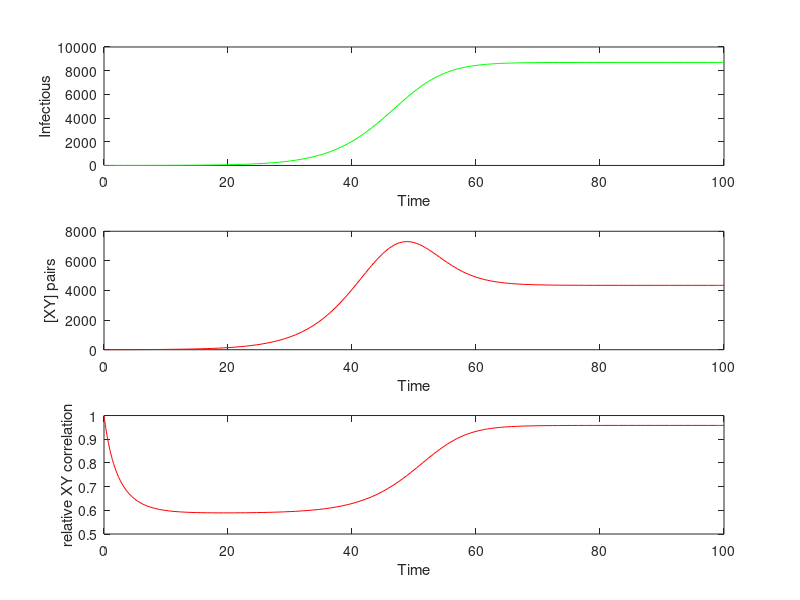

The MATLAB script that drew this image:
function [t,X,Y] = Program_7_8(n,tau,gamma,Y0,N0,MaxTime)
%
% 
%
% Program_7_8( n, tau, gamma, Y0, N0, MaxTime)
%      This is the MATLAB version of program 7.8 from page 285 of 
% "Modeling Infectious Disease in humans and animals" 
% by Keeling & Rohani.
% 
% It is the pairwise approximation to the SIS model on a random network of
% N individuals, each with n contacts.
% 
% Initially it is assumed that there is no correlation between infected and
% susceptible individuals in the network. 
%

% Sets up default parameters if necessary.
if nargin == 0
   n=4;
   tau=0.1;
   gamma=0.05;
   Y0=1;
   N0=10000;
   MaxTime=100;
end
X0=N0-Y0;

% Checks all the parameters are valid
CheckGreater(tau,0,'beta');
CheckGreaterOrEqual(gamma,0,'gamma');
CheckGreater(n,0,'nu');
CheckGreater(N0,0,'N0');
CheckGreater(Y0,0,'Y0');
CheckGreaterOrEqual(X0,0,'X0=N0-Y0');

X=X0; XY=n*Y0*X0/N0; 

% The main iteration 
options = odeset('RelTol', 1e-4);
[t, pop]=ode45(@Diff_7_8,[0 MaxTime],[X XY] ,options,n, tau, gamma, N0);

X=pop(:,1); XY=pop(:,2); Y=N0-X;

% plots the graphs 
subplot(3,1,1)
h=plot(t,Y,'-g');
xlabel 'Time';
ylabel 'Infectious'

subplot(3,1,2) 
h=plot(t,XY,'-r');
xlabel 'Time';
ylabel '[XY] pairs'

% this last graph is the effective reduction in transmission due to the
% negative spatial correlations between susceptibles and infecteds.
subplot(3,1,3) 
h=plot(t,XY./(n*X.*Y/N0),'-r');
xlabel 'Time';
ylabel 'relative XY correlation'




% Calculates the differential rates used in the integration.
function dPop=Diff_7_8(t,pop, n, tau, gamma, N)

X=pop(1); XY=pop(2);

dPop=zeros(2,1);

% Taken from Box 7.4

dPop(1)= gamma*(N-X) - tau*XY;
dPop(2)= tau*(n-1)*(n*X-XY)*XY/(n*X) + gamma*(n*N-n*X-XY) - tau*XY - tau*(n-1)*XY*XY/(n*X) - gamma*XY;


% Does a simple check on the value
function []=CheckGreaterOrEqual(Parameter, Value, str)

if Parameter<Value
    error('Parameter %s (=%g) is less than %g',str,Parameter,Value);
end

% Does a simple check on the value
function []=CheckGreater(Parameter, Value, str)

if Parameter<=Value
    error('Parameter %s (=%g) is less than %g',str,Parameter,Value);
end


